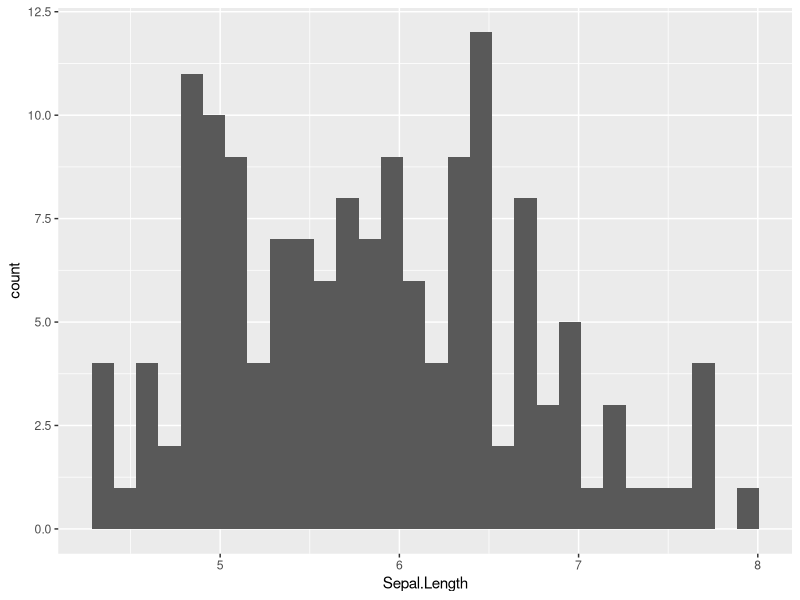
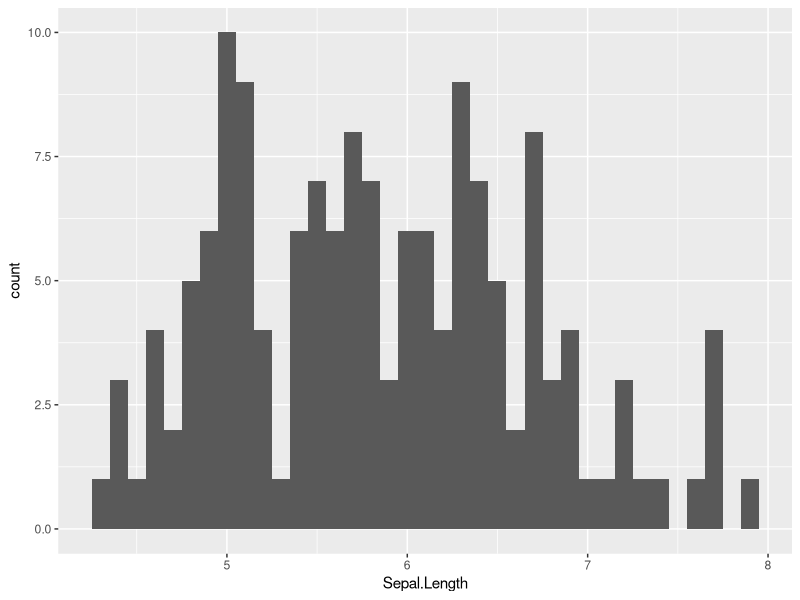
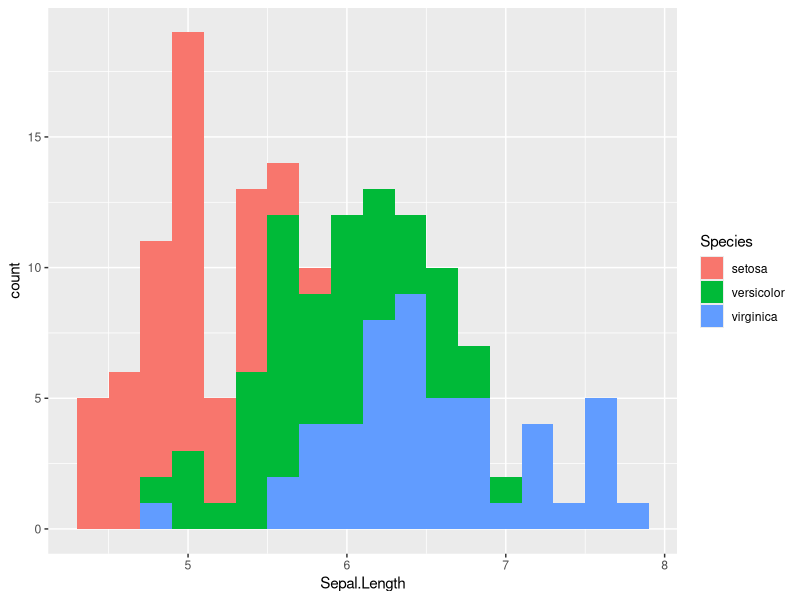
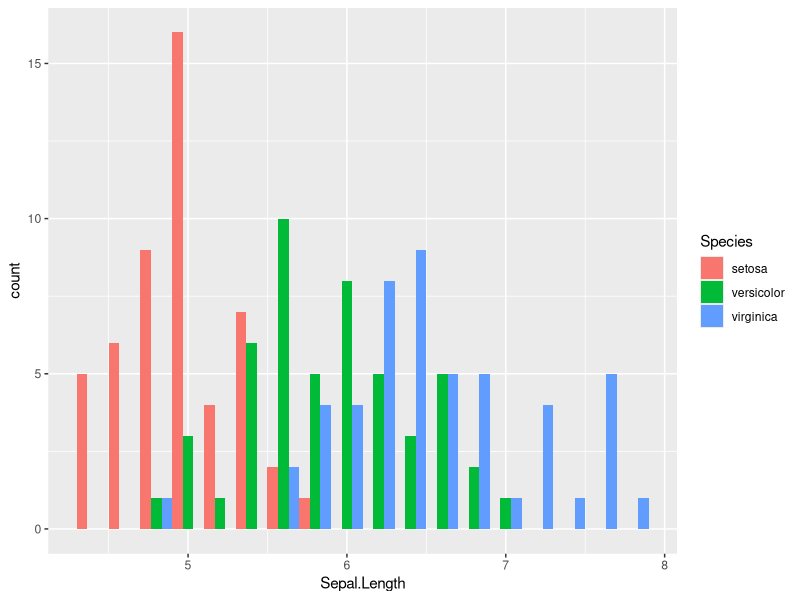
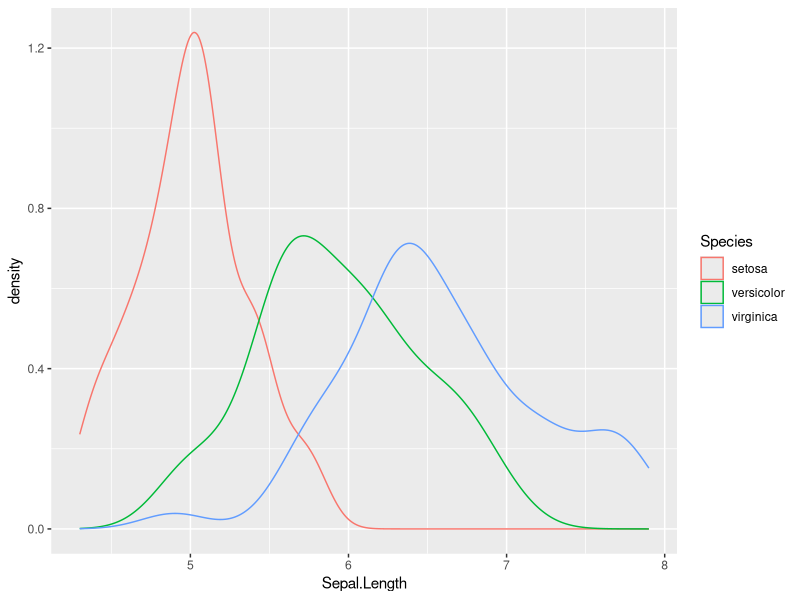
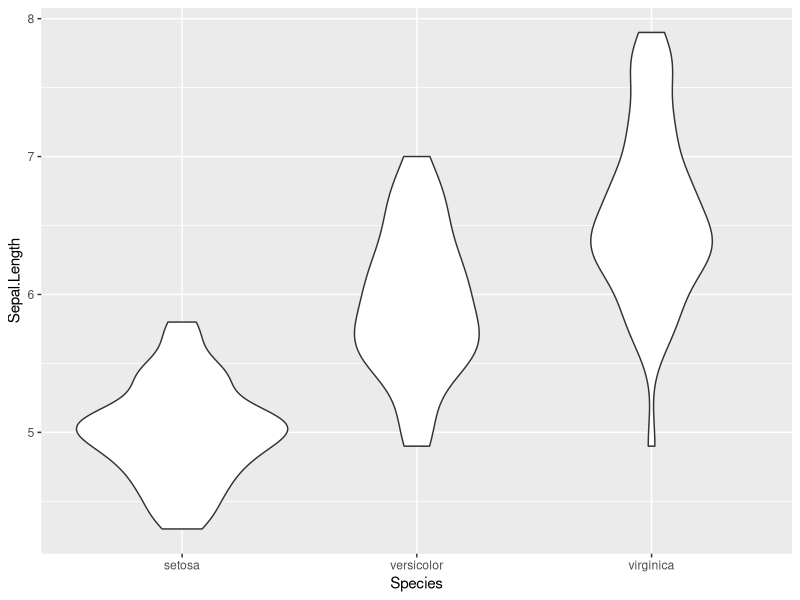
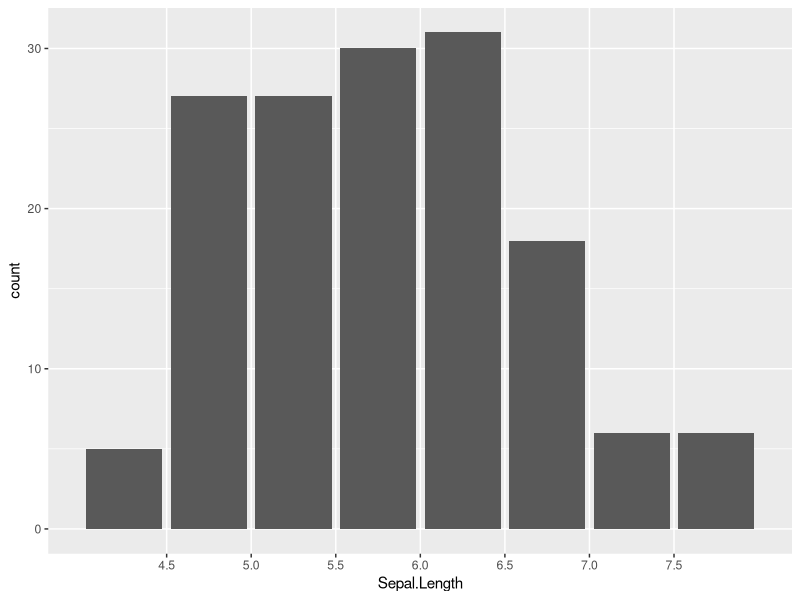
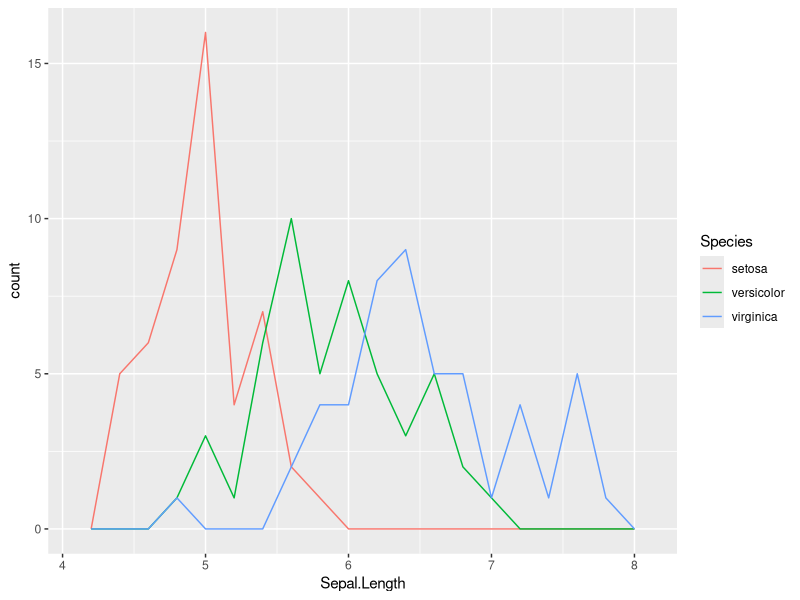

Reproduce these figures in R, in order.
## ---- chunk 1

knitr::opts_chunk$set(
  class.output  = "bg-success",
  class.message = "bg-info text-info",
  class.warning = "bg-warning text-warning",
  class.error   = "bg-danger text-danger"
  )
## ---- chunk 2

usePackage <- function(p)   
{ 
  if (!is.element(p, installed.packages()[,1])) 
    install.packages(p, dep = TRUE, repos="https://cloud.r-project.org/", lib=.libPaths()[1]) 
  require(p, character.only = TRUE) 
} 
  
usePackage("data.table")
usePackage("ggplot2")
usePackage("rdwd")

## ---- chunk 3
library("ggplot2")
library("data.table")

# Counts per 'bin' 
ggplot(data=iris, aes(x=Sepal.Length))+
  geom_histogram()

ggplot(data=iris, aes(x=Sepal.Length))+
  geom_histogram(binwidth=0.1)

ggplot(data=iris, aes(x=Sepal.Length))+
  geom_histogram(binwidth=0.2
                ,aes(fill=Species)
                )

ggplot(data=iris, aes(x=Sepal.Length))+
  geom_histogram(binwidth=0.2
              , aes(fill=Species)
              , position="dodge"
              )


# 'Smoothed' histogram / Kernel density estimation
ggplot(data=iris, aes(x=Sepal.Length,color=Species))+
  geom_density()

# Rotated density
ggplot(data=iris, aes(x=Species,y=Sepal.Length))+
  geom_violin()


# Alternative histogram code
ggplot(data=iris, aes(x=Sepal.Length))+
  geom_bar()+
  scale_x_binned()

# Alternative: frequency polygons
ggplot(data=iris, aes(x=Sepal.Length, color=Species))+
  geom_freqpoly(binwidth=0.2)


## ---- chunk 4

# original
ggplot(data=iris, aes(x=Petal.Length,y=Petal.Width))+
  geom_point()

# counts
ggplot(data=iris, aes(x=Petal.Length,y=Petal.Width))+
  geom_count()


# hex-bin 
ggplot(data=iris, aes(x=Petal.Length,y=Petal.Width))+
  geom_hex()


## ---- chunk 5
# original boxplot
ggplot(data=iris, aes(x=Species,y=Petal.Width))+
  geom_boxplot()

# Rotated density
ggplot(data=iris, aes(x=Species,y=Petal.Width))+
  geom_violin()

# add quantiles
ggplot(data=iris, aes(x=Species,y=Petal.Width))+
  geom_violin(draw_quantiles=c(0.25,0.5,0.75))

# 'semi-continuous' measurement 
sort(unique(iris$Petal.Width))

ggplot(data=iris, aes(x=Species,y=Petal.Width))+
  geom_count()

# or simply the data with some 'random' x-component
ggplot(data=iris, aes(x=Species,y=Petal.Width))+
  geom_jitter(height=0, width=0.25)

## ---- chunk 6

ggplot(data=iris, aes(x=Species))+
  geom_bar()

# automatically detects characters as 'grouping'
ggplot(data=iris, aes(x=as.character(Species)))+
  geom_bar()


## ---- chunk 7
USArrests <- as.data.table(USArrests,keep.rownames = TRUE)
colnames(USArrests)[1] = "State"

# bar plot
ggplot(USArrests,aes(x = State, y = Assault)) +
    geom_col() 

# dot plot
ggplot(USArrests,aes(x = State, y = Assault)) +
    geom_point()+
    scale_y_continuous(limits=c(0,NA)                       # include zero
                      ,expand = expansion(mult = c(0, .1))) # expand top    

# rotate bar
ggplot(USArrests,aes(y = State, x = Assault)) +
    geom_col()
 
# rotate dot 
ggplot(USArrests,aes(y = State, x = Assault)) +
    geom_point()+
    scale_x_continuous(limits=c(0,NA)                       # include zero
                      ,expand = expansion(mult = c(0, .1))) # expand right


# Reorder States 
# bar    
ggplot(USArrests,aes(y = reorder(x=State,X=Assault,FUN=max), x = Assault)) +
    geom_col()+
    scale_x_continuous(limits=c(0,NA)                       # include zero
                      ,expand = expansion(mult = c(0, .1))) # expand right 


# dot
ggplot(USArrests,aes(y = reorder(x=State,X=Assault,FUN=max), x = Assault)) +
    geom_point()+
    scale_x_continuous(limits=c(0,NA)                       # include zero
                      ,expand = expansion(mult = c(0, .1))) # expand right    

## ---- chunk 8

# load packages
# library("rdwd")
# to update to latest version
# updateRdwd() 

##########################################################################################
# DO NOT EXECUTE CODE IN BINDER !
##########################################################################################
# #Select data from the DWD CDC FTP Server
# #set current=TRUE - to check current FTP Server Index to gather up-to-date file information
# link <- selectDWD("Geisenheim", res="daily", var="kl", per="recent", current=FALSE)
# #Download data from the DWD CDC FTP Server
# file <- dataDWD(link, read=FALSE, dir="DWDdata", quiet=TRUE, force=NA)
# #Process data from the DWD CDC FTP Server to a data.frame
# clim <- readDWD(file, varnames=TRUE, fread=TRUE)

# # Write out for students 
# fwrite(clim,"clim_DWD_Geisenheim_current.csv")
##########################################################################################
# Read file (for BINDER USERS)
##########################################################################################
clim <- fread("clim_DWD_Geisenheim_current.csv")
clim[,"MESS_DATUM":=as.POSIXct(MESS_DATUM)] 
##########################################################################################

str(clim)

summary(clim)



#MESS_DATUM  = Measurement Date
#TMK.Lufttemperatur = Daily Mean Air Temperature 2 m above ground 

# Time frame [first and last value of 'MESS_DATUM']
clim[c(1,nrow(clim)),"MESS_DATUM"]

# Scatterplot air temperature over time

ggplot(data=clim, aes(x=MESS_DATUM, y=TMK.Lufttemperatur))+
  geom_point()

# Line plot

ggplot(data=clim, aes(x=MESS_DATUM, y=TMK.Lufttemperatur))+
  geom_line()


# 'introduce' missing data 
nrow(clim)

ggplot(data=clim[-c(100:150),], aes(x=MESS_DATUM, y=TMK.Lufttemperatur))+
  geom_point()

# not do
ggplot(data=clim[-c(100:150),], aes(x=MESS_DATUM, y=TMK.Lufttemperatur))+
  geom_line()

# combine plots
ggplot(data=clim[-c(100:150),], aes(x=MESS_DATUM, y=TMK.Lufttemperatur))+
  geom_point()+
  geom_line()  


## ---- chunk 9
set.seed(1) #fix random sampling with 'seed'
dRandom <- data.table( 
                        x=rnorm(n=1000,mean=0,sd=0.5),
                        y=rnorm(n=1000,mean=0,sd=0.5)
                      )
ggplot(dRandom, aes(x=x, y=y))+
  geom_point()

# binning
# hex (automatic)
ggplot(dRandom, aes(x=x, y=y))+
  geom_hex()

# box (automatic)
ggplot(dRandom, aes(x=x, y=y))+
  geom_bin2d()

# density (automatic)
ggplot(dRandom, aes(x=x, y=y))+
  geom_density_2d_filled()

# count (manual; round data)
ggplot(dRandom, aes(x=round(x,1), y=round(y,1)))+
  geom_count()

## ---- chunk 10

sessionInfo()

